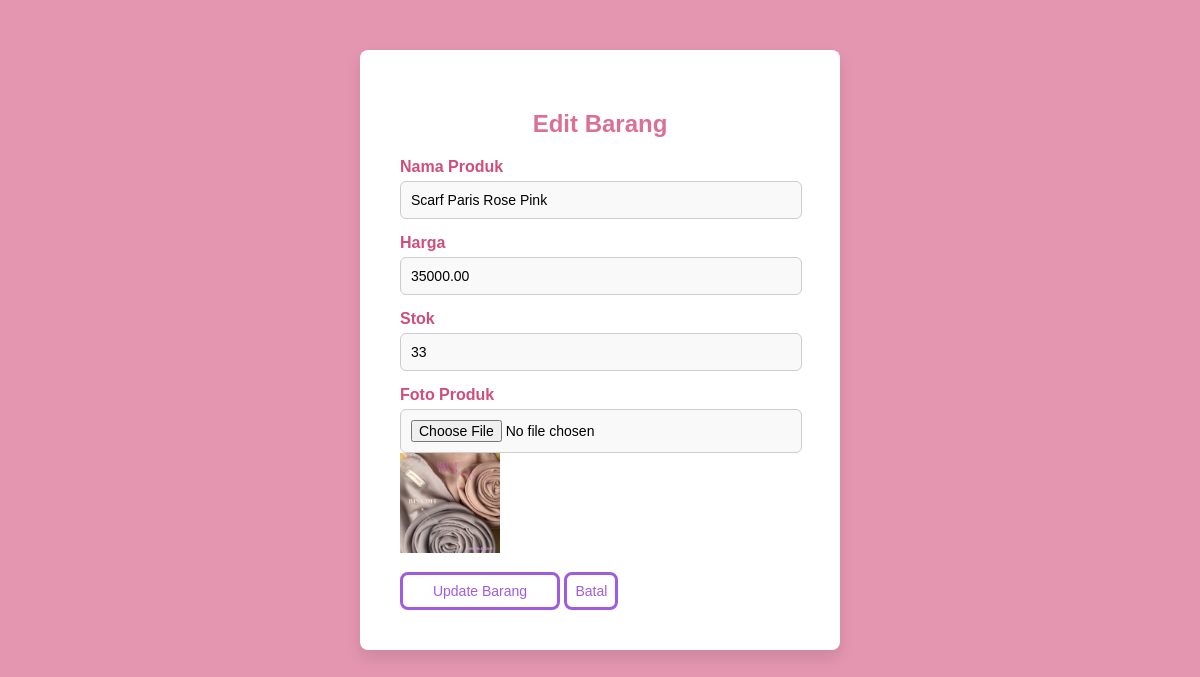
/edit_barang.php?id=2, run on the app's committed database.
### tables this page shows
CREATE TABLE `produk` (
  `Id_produk` int(11) NOT NULL,
  `nama_produk` varchar(255) NOT NULL,
  `harga` decimal(10,2) NOT NULL,
  `stok` int(11) NOT NULL,
  `foto_produk` varchar(255) NOT NULL
);

### edit_barang.php (the view, shortened to what this page needs)
<?php
include 'config.php';
if (isset($_GET['id'])) {
    $audri_Id_produk = $_GET['id'];
    $audri_sql = "SELECT * FROM produk WHERE Id_produk = $audri_Id_produk";
    $audri_result = $conn->query($audri_sql);
    if ($audri_result && $audri_result->num_rows > 0) {
        $audri_produk = $audri_result->fetch_assoc();
    } else {
        echo "<script>alert('Produk tidak ditemukan!'); window.location='master_barang.php';</script>";
        exit;
    }
}
?>
<!DOCTYPE html>
<html lang="en">
<head>
    <link rel="stylesheet" href="tambah_data.css">
</head>
<body>
    <div class="container">
        <h2>Edit Barang</h2>
        <form method="POST" action="" enctype="multipart/form-data">
            <div class="form-group">
                <label for="nama_produk">Nama Produk</label>
                <input type="text" id="nama_produk" name="nama_produk" value="<?php echo $audri_produk['nama_produk']; ?>" required>
            </div>
            <div class="form-group">
                <label for="harga">Harga</label>
                <input type="number" id="harga" name="harga" value="<?php echo $audri_produk['harga']; ?>">
            </div>
            <div class="form-group">
                <label for="stok">Stok</label>
                <input type="number" id="stok" name="stok" value="<?php echo $audri_produk['stok']; ?>" required>
            </div>
            <div class="form-group">
                <label for="foto_produk">Foto Produk</label>
                <input type="file" id="foto_produk" name="foto_produk">
                <br>
                <?php if (!empty($audri_produk['foto_produk'])): ?>
                    <img src="uploads/produks/<?php echo $audri_produk['foto_produk']; ?>" alt="Foto Produk" width="100" height="100">
                <?php endif; ?>
            </div>
            <button type="submit" name="submit">Update Barang</button>
            <a href="master_barang.php" class="button">Batal</a>
        </form>
    </div>
</body>
</html>

### tambah_data.css (style rules this page uses)
body { font-family: Arial, sans-serif; background-color: rgb(228, 150, 176); margin: 0; padding: 0; }
.container { max-width: 400px; margin: 50px auto; padding: 40px; background: #fff; box-shadow: 0 8px 16px rgba(0, 0, 0, 0.1); border-radius: 8px; }
h2 { text-align: center; color: palevioletred; font-weight: bold; }
.form-group { margin-bottom: 15px; }
label { display: block; margin-bottom: 5px; font-weight: bold; color: rgb(208, 78, 122); }
input, textarea { width: 95%; padding: 10px; font-size: 14px; border: 1px solid #ccc; border-radius: 6px; background: #f9f9f9; transition: all 0.3s ease; }
button { background: white; border: 3px solid rgb(160, 92, 223); color: rgb(160, 92, 223); padding: 8px; font-size: 14px; border-radius: 8px; cursor: pointer; transition: all 0.3s ease; width: 40%; }
.button { background: white; border: 3px solid rgb(160, 92, 223); color: rgb(160, 92, 223); padding: 8px; font-size: 14px; border-radius: 8px; cursor: pointer; width: 80%; text-decoration: none; }

### data on the page
produk: nama_produk "Scarf Paris Rose Pink", harga "35000.00", stok "33", foto_produk (picture)
